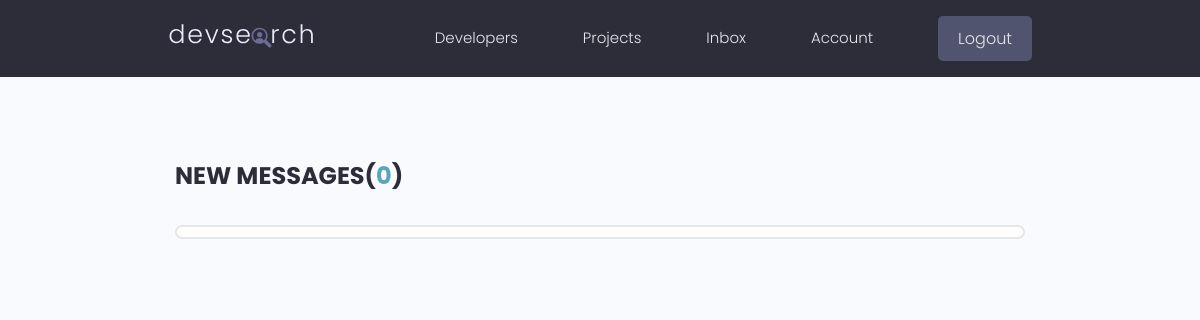
The app's page /users/inbox/ (signed in), older data.
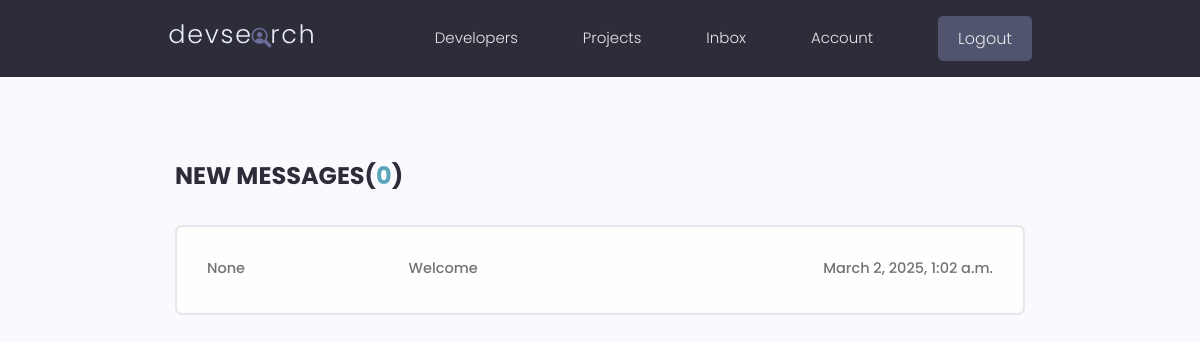
The same page, newer data.
### users/models.py (models this page shows, shortened)
class Message(models.Model):
    sender = models.ForeignKey(Profile, on_delete = models.SET_NULL,  null = True, blank = True)
    recipient = models.ForeignKey(Profile, on_delete = models.SET_NULL, null = True, blank = True, related_name = "messages")
    name = models.CharField(max_length = 200, null= True, blank = True)
    email = models.EmailField(max_length = 200, null = True, blank = True)
    subject = models.CharField(max_length = 200, null = True, blank = True)
    body = models.TextField()
    is_read = models.BooleanField(default = False)
    created = models.DateTimeField(auto_now_add=True)
    id = models. UUIDField(default = uuid.uuid4, unique = True, primary_key = True, editable = False)
    class Meta:
        ordering = ['is_read', '-created']

### users/views.py (the view)
# urls.py: path('inbox/', views.inbox, name = 'inbox'),
@login_required(login_url = 'login')
def inbox(request):
    profile = request.user.profile
    messageRequests = profile.messages.all()
    unreadCount = messageRequests.filter(is_read = False).count()
    context = {'messageRequests': messageRequests, 'unreadCount': unreadCount}
    return render(request, 'users/inbox.html', context)

### users/templates/users/inbox.html
{% extends 'main.html' %}
{% block content %}
<main class="inbox my-xl">
  <div class="content-box">
    <h3 class="inbox__title">New Messages(<span>{{unreadCount}}</span>)</h3>
    <ul class="messages">
      {% for message in messageRequests %}
      {% if message.is_read == False %}
      <li class="message message--unread">
        {% else %}
      <li class="message">
        {% endif %}
        <a href="{% url 'message' message.id %}">
          <span class="message__author">{{message.name}}</span>
          <span class="message__subject">{{message.subject}}</span>
          <span class="message__date">{{message.created}}</span>
        </a>
      </li>
      {% endfor %}
    </ul>
  </div>
</main>
{% endblock content %}

### devsearch/templates/main.html (shortened to what this page needs)
<!DOCTYPE html>
{% load static %}
<html lang="en">
<head>
    <link rel="stylesheet" href="https://cdnjs.cloudflare.com/ajax/libs/font-awesome/6.3.0/css/all.min.css" />
    <link rel="stylesheet" href="https://cdn.iconmonstr.com/1.3.0/css/iconmonstr-iconic-font.min.css" />
    <link rel="stylesheet" href="{% static 'uikit/styles/uikit.css' %}" />
    <link rel="stylesheet" href="{% static 'styles/app.css' %}" />
</head>
<body>
    {% include 'navbar.html' %}
    {% block content %}
    {% endblock content %}
</body>
</html>

### devsearch/templates/navbar.html (shortened to what this page needs)
{% load static %}
  <header class="header">
    <div class="container container--narrow">
      <a href="{% url 'profiles' %}" class="header__logo">
        <img src="{% static 'images/logo.svg' %}" alt="DevSearch Logo" />
      </a>
      <nav class="header__nav">
        <ul class="header__menu">
          <li class="header__menuItem"><a href="{% url 'profiles' %}">Developers</a></li>
          <li class="header__menuItem"><a href="{% url 'projects' %}">Projects</a></li>
          {% if request.user.is_authenticated %}
          <li class="header__menuItem"><a href="{% url 'inbox' %}">Inbox</a></li>
          <li class="header__menuItem"><a href="{% url 'account' %}">Account</a></li>
          <li class="header__menuItem"><a href="{% url 'logout' %}" class="btn btn--sub">Logout</a></li>
          {% else %}
          <li class="header__menuItem"><a href="{% url 'login' %}" class="btn btn--sub">Login/Sign Up</a></li>
          {% endif %}
        </ul>
      </nav>
    </div>
  </header>

### static/styles/app.css (style rules this page uses)
:root { --color-sub: #2d2d39; }
.btn--sub { background-color: var(--color-sub-light); }
img { width: 100%; }
.content-box { width: 95%; max-width: 85rem; margin: 0 auto; }
.header { position: sticky; z-index: 111; background-color: var(--color-sub); padding: 1.5rem 0; }
.header > .container { display: flex; justify-content: space-between; align-items: center; }
.header__logo > img { height: 3.8rem; }
.header__nav > ul { display: inline-flex; align-items: center; list-style: none; gap: 6.5rem; }
.header__menuItem > a { color: var(--color-light); font-weight: 300; }
.inbox { height: 90vh; }
.inbox__title, .inbox__title span { font-size: 2.4rem; font-weight: 700; color: var(--color-sub); text-transform: uppercase; text-align: left; margin-bottom: 3rem; }
.inbox__title span { color: var(--color-main); }
.messages { list-style: none; background: var(--color-white); padding: 0.5rem 3rem; border: 2px solid var(--color-light); border-radius: 0.7rem; }
.message { padding: 2.5rem 0; }
.message > a span { font-size: 1.45rem; font-weight: 500; }
.message > a { display: flex; gap: 1rem; }
.message__author, .message__date { flex-basis: 25%; }
.message__subject { flex-basis: 50%; }
.message__date { text-align: right; }

### static/uikit/styles/modules/_variables.css (style rules this page uses)
:root { --color-main: #5aa5b9; --color-main-light: #e6faff; --color-sub: #3f4156; --color-sub-light: #51546e; --color-sub-lighter: #ededfd; --color-text: #737373; --color-gray: #8b8b8b; --color-light: #e5e7eb; --color-light-gray: #767676; --color-bg: #f8fafd; --color-white: #fffefd; --color-white-light: #f3f3f3; --color-success: #359e64; --color-success-bg: #def8e8; --color-error: #fc4b0b; --color-error-bg: #fff2ee; --font-base: 'Poppins', arial, helvetica, 'Segoe UI', roboto, ubuntu, sans-serif; --font-monospace: 'Fira Code', 'Courier New', courier, monospace; --font-regular: 300; --font-medium: 500; --font-bold: 700; --generic-shadow: 1px 1px 5px #00000010; --generic-transition: all 0.3s ease-in-out; }

### static/uikit/styles/modules/_base.css (style rules this page uses)
* { margin: 0; padding: 0; box-sizing: border-box; text-rendering: optimizeLegibility; color: inherit; font-size: inherit; }
html { font-size: 50%; }
@media only screen and (min-width: 480px) { html { font-size: 56.25%; } }
@media only screen and (min-width: 1200px) { html { font-size: 62.5%; } }
body { line-height: 1.6; font-weight: 400; font-size: 1.5rem; color: var(--color-text); background-color: var(--color-bg); min-height: 100vh; }

### static/uikit/styles/modules/_typography.css (style rules this page uses)
* { font-family: var(--font-base); }
h3 { font-size: 3.2rem; font-weight: var(--font-medium); }
p, span, strong { font-size: 1.6rem; color: var(--color-text); font-weight: var(--font-regular); }
a { padding-bottom: 2px; text-decoration: none; display: inline-block; color: var(--color-main); font-weight: var(--font-medium); }

### static/uikit/styles/modules/_utilities.css (style rules this page uses)
.container { width: 92%; max-width: 165rem; margin: 0 auto; box-sizing: border-box; }
.container--narrow { width: 92%; max-width: 120rem; }
@media screen and (min-width: 1000px) { .container { width: 90%; } }
@media screen and (min-width: 1000px) { .container--narrow { width: 85%; } }
@media screen and (min-width: 1200px) { .container { width: 80%; } }
@media screen and (min-width: 1200px) { .container--narrow { width: 72%; } }
.my-xl { margin: 8rem auto; }

### static/uikit/styles/modules/_button.css (style rules this page uses)
.btn { display: inline-block; position: relative; cursor: pointer; background-color: var(--color-light); font-weight: var(--font-medium); color: var(--color-sub); text-decoration: none; padding: 1rem 2rem; border-radius: 0.5rem; border: none; width: -webkit-fit-content; width: -moz-fit-content; width: fit-content; height: -webkit-fit-content; height: -moz-fit-content; height: fit-content; font-size: 1.6rem; outline-width: 0; outline-color: transparent; -webkit-backface-visibility: hidden; backface-visibility: hidden; transition: all 0.3s ease-in-out; }
.btn--sub { background-color: var(--color-sub); color: var(--color-white); }

Row changes from the older to the newer data that the page shows:
added Message: name "None", subject "Welcome", created "March 2, 2025, 1:02 a.m."
